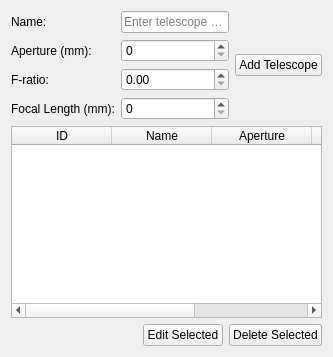
<?xml version="1.0" encoding="UTF-8"?>
<ui version="4.0">
 <class>TelescopeTab</class>
 <widget class="QWidget" name="TelescopeTab">
  <layout class="QVBoxLayout" name="verticalLayout">
   <item>
    <layout class="QGridLayout" name="gridLayout">
     <item row="0" column="0">
      <widget class="QLabel" name="nameLabel">
       <property name="text">
        <string>Name:</string>
       </property>
      </widget>
     </item>
     <item row="0" column="1">
      <widget class="QLineEdit" name="nameLineEdit">
       <property name="placeholderText">
        <string>Enter telescope name</string>
       </property>
      </widget>
     </item>
     <item row="1" column="0">
      <widget class="QLabel" name="apertureLabel">
       <property name="text">
        <string>Aperture (mm):</string>
       </property>
      </widget>
     </item>
     <item row="1" column="1">
      <widget class="QSpinBox" name="apertureSpinBox">
       <property name="maximum">
        <number>99999</number>
       </property>
      </widget>
     </item>
     <item row="2" column="0">
      <widget class="QLabel" name="fRatioLabel">
       <property name="text">
        <string>F-ratio:</string>
       </property>
      </widget>
     </item>
     <item row="2" column="1">
      <widget class="QDoubleSpinBox" name="fRatioSpinBox">
       <property name="decimals">
        <number>2</number>
       </property>
       <property name="maximum">
        <double>100.000000000000000</double>
       </property>
       <property name="singleStep">
        <double>0.100000000000000</double>
       </property>
      </widget>
     </item>
     <item row="3" column="0">
      <widget class="QLabel" name="focalLengthLabel">
       <property name="text">
        <string>Focal Length (mm):</string>
       </property>
      </widget>
     </item>
     <item row="3" column="1">
      <widget class="QSpinBox" name="focalLengthSpinBox">
       <property name="maximum">
        <number>99999</number>
       </property>
      </widget>
     </item>
     <item row="0" column="2" rowspan="4">
      <widget class="QPushButton" name="addTelescopeButton">
       <property name="text">
        <string>Add Telescope</string>
       </property>
      </widget>
     </item>
    </layout>
   </item>
   <item>
    <widget class="QTableWidget" name="telescopesTable">
     <property name="editTriggers">
      <set>QAbstractItemView::NoEditTriggers</set>
     </property>
     <property name="selectionBehavior">
      <enum>QAbstractItemView::SelectRows</enum>
     </property>
     <property name="selectionMode">
      <enum>QAbstractItemView::SingleSelection</enum>
     </property>
     <column>
      <property name="text">
       <string>ID</string>
      </property>
     </column>
     <column>
      <property name="text">
       <string>Name</string>
      </property>
     </column>
     <column>
      <property name="text">
       <string>Aperture</string>
      </property>
     </column>
     <column>
      <property name="text">
       <string>F-ratio</string>
      </property>
     </column>
     <column>
      <property name="text">
       <string>Focal Length</string>
      </property>
     </column>
    </widget>
   </item>
   <item>
    <layout class="QHBoxLayout" name="horizontalLayout">
     <item>
      <spacer name="horizontalSpacer">
       <property name="orientation">
        <enum>Qt::Horizontal</enum>
       </property>
       <property name="sizeHint" stdset="0">
        <size>
         <width>40</width>
         <height>20</height>
        </size>
       </property>
      </spacer>
     </item>
     <item>
      <widget class="QPushButton" name="editTelescopeButton">
       <property name="text">
        <string>Edit Selected</string>
       </property>
      </widget>
     </item>
     <item>
      <widget class="QPushButton" name="deleteTelescopeButton">
       <property name="text">
        <string>Delete Selected</string>
       </property>
      </widget>
     </item>
    </layout>
   </item>
  </layout>
 </widget>
 <resources/>
 <connections/>
</ui>
